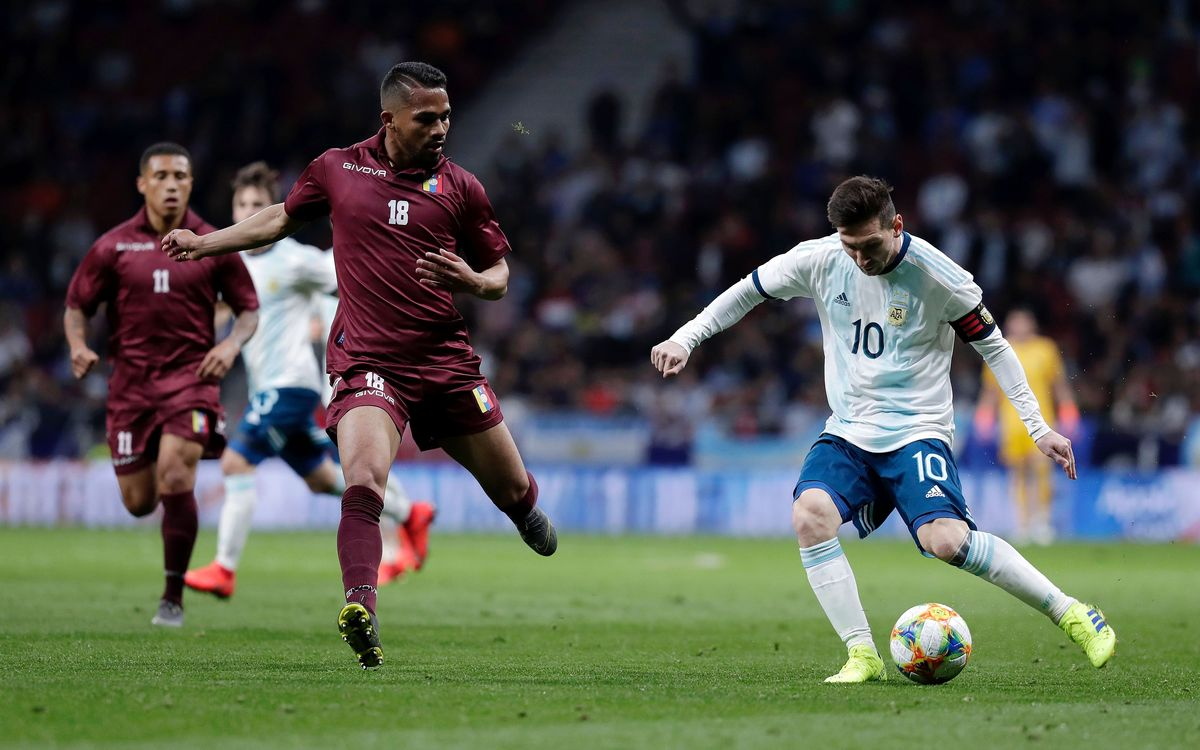
#> input picture 1.Reading the picture from the computer/Messi-jugada.jpg, 1200 x 750 px, given in place of the camera
$ python 'face- 7.py'
#> lines starting #> are read from the running program, lines starting #| are printed output that depends on the picture; after the words box and inside, x2 and y2 are one past the last pixel; in counts of white or black regions, pixels touching at a corner belong together
import cv2
import numpy as np

cap = cv2.VideoCapture(0)

while(1):
    _, frame = cap.read()
#> frame is the input picture: shape (750, 1200, 3); mean B, G, R 73, 82.4, 77.5
    hsv = cv2.cvtColor(frame, cv2.COLOR_BGR2HSV)
#> hsv: shape (750, 1200, 3); mean H, S, V 94.2, 111.4, 96.7

    lower_red = np.array([90,150,50])
    upper_red = np.array([255,255,180])

    mask = cv2.inRange(hsv, lower_red, upper_red)
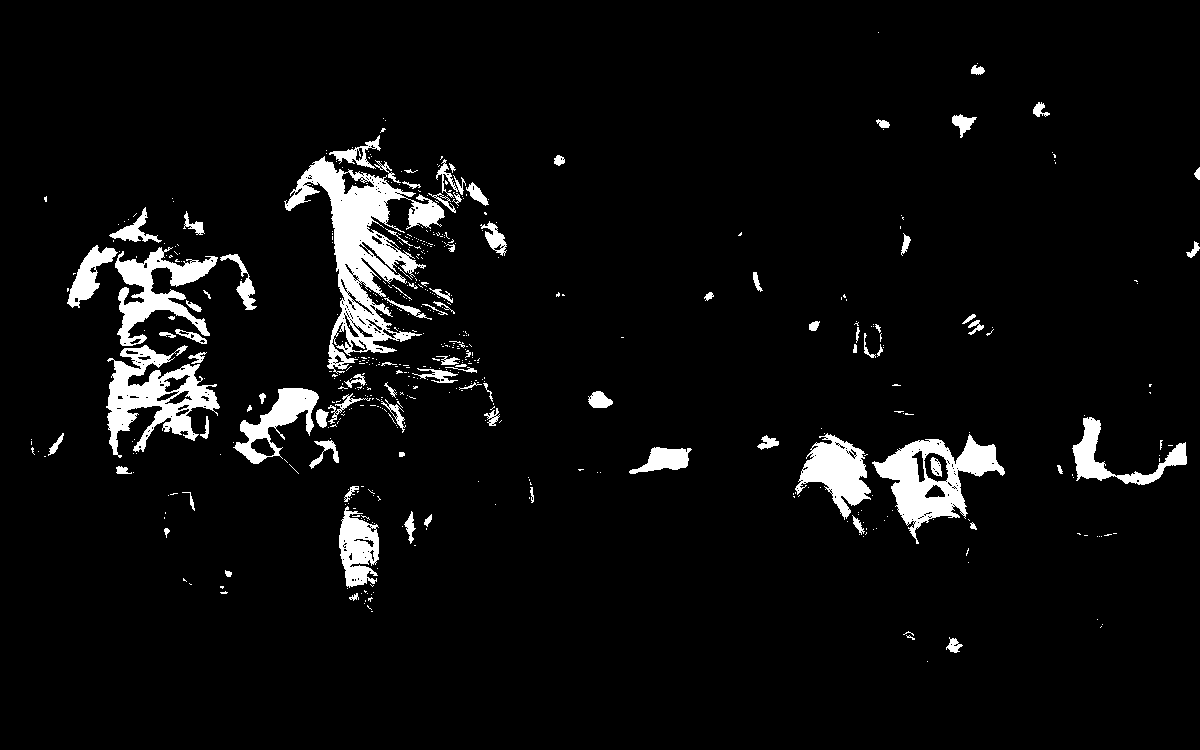
#> mask: shape (750, 1200); 5.3% white; 541 white regions (450 under 20 px), largest, box (x1, y1, x2, y2) and area: (284, 156, 445, 374) 10618, (106, 345, 220, 458) 5490, (872, 434, 1005, 544) 5440
    res = cv2.bitwise_and(frame,frame, mask= mask)
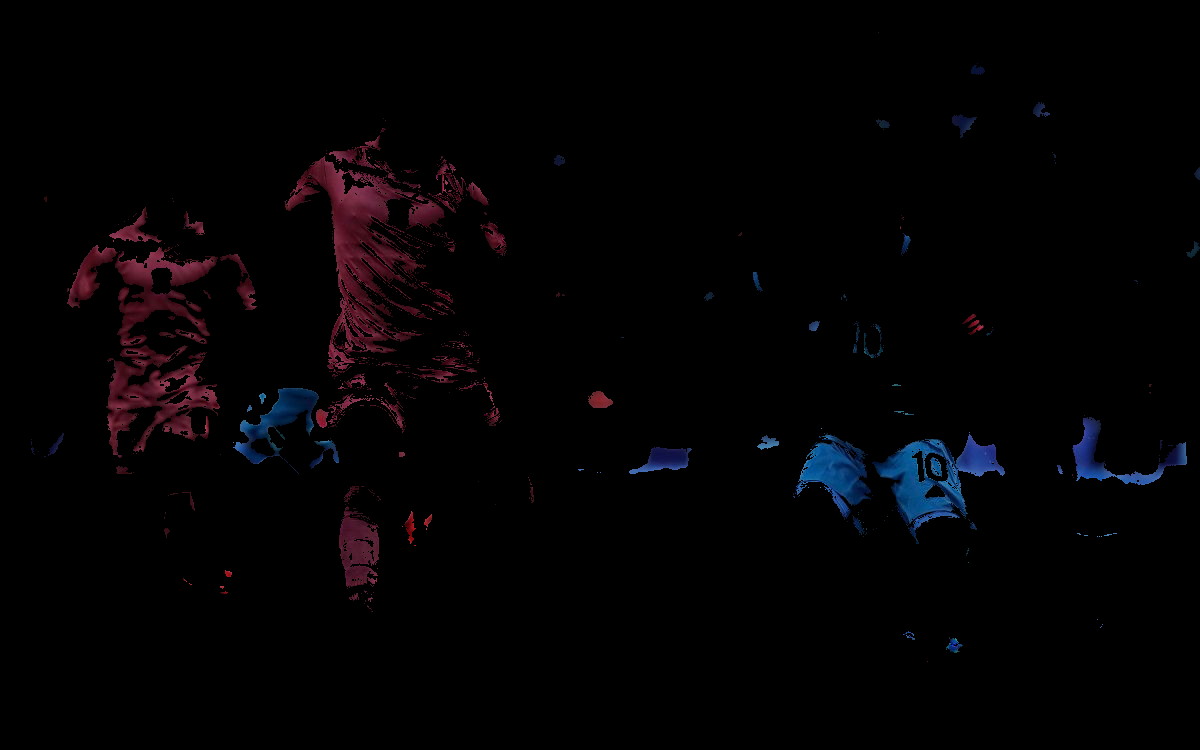
#> res: shape (750, 1200, 3); mean B, G, R 3.4, 1.9, 3.3

    median = cv2.medianBlur(res, 15)
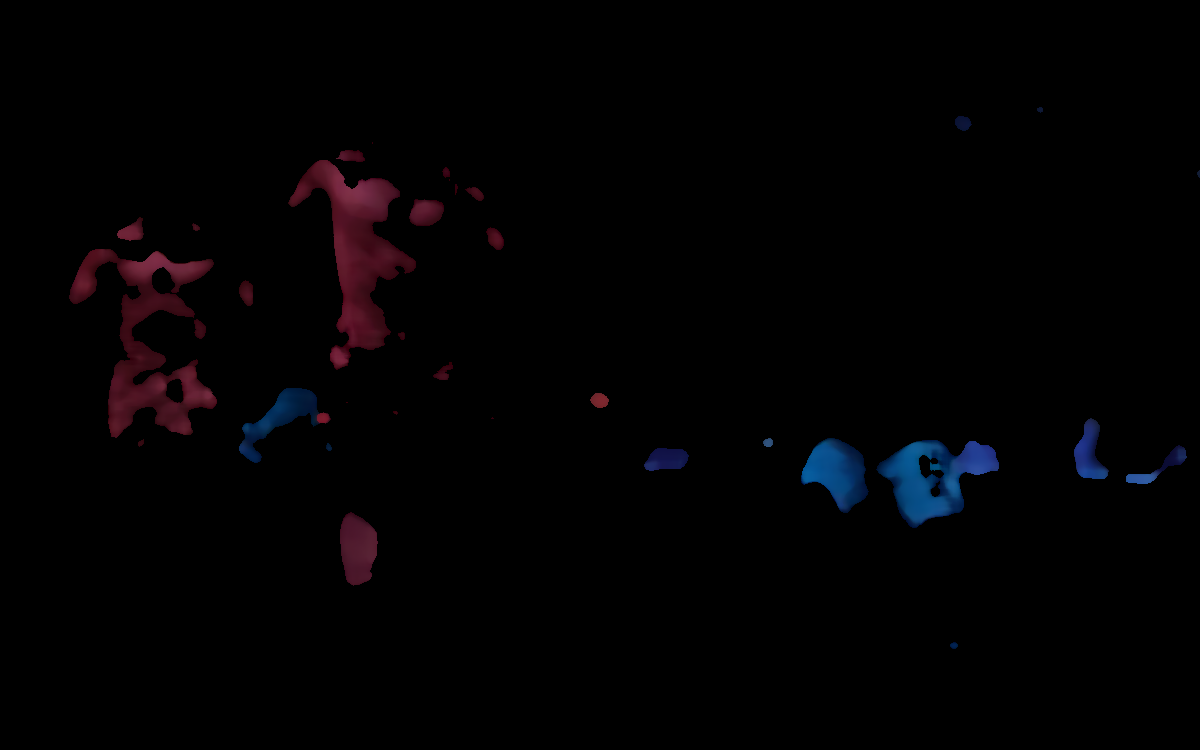
#> median: shape (750, 1200, 3); mean B, G, R 2.6, 1.4, 2.4
    bilateral = cv2.bilateralFilter(res,15,75,75)


    kernel = np.ones((5,5),np.uint8)
    opening = cv2.morphologyEx(mask, cv2.MORPH_OPEN, kernel)
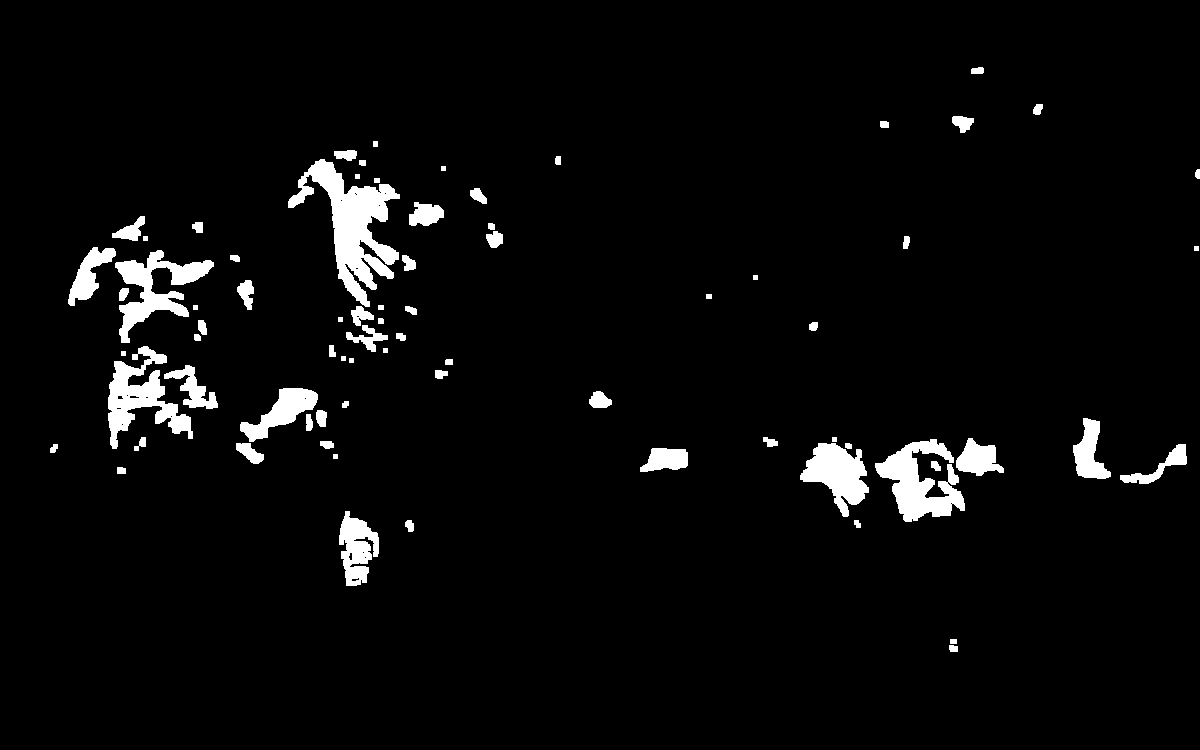
#> opening: shape (750, 1200); 3.9% white; 76 white regions, largest, box (x1, y1, x2, y2) and area: (288, 159, 400, 307) 6098, (875, 439, 965, 522) 3737, (108, 346, 193, 449) 3474
    closing = cv2.morphologyEx(mask, cv2.MORPH_CLOSE, kernel)
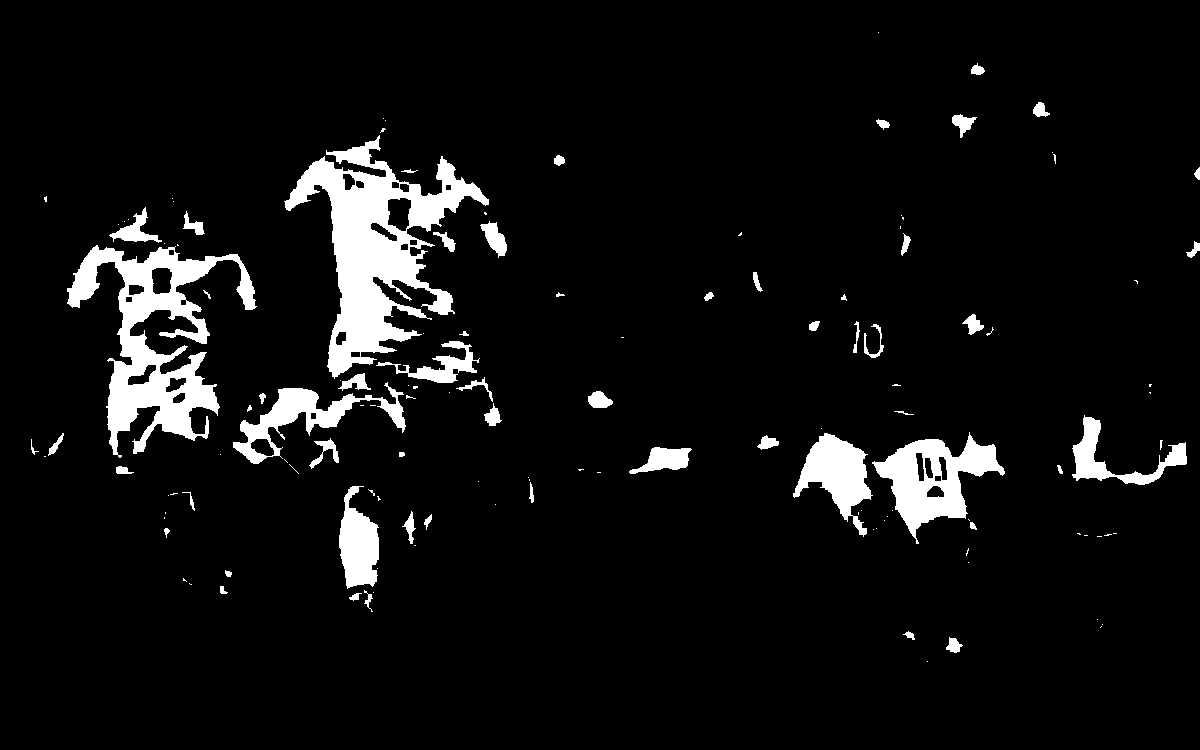
#> closing: shape (750, 1200); 6.4% white; 133 white regions (75 under 20 px), largest, box (x1, y1, x2, y2) and area: (284, 135, 489, 379) 17174, (67, 245, 257, 458) 13560, (872, 432, 1005, 544) 6007

    cv2.imshow('frame',frame)
    #cv2.imshow('mask',mask)
    cv2.imshow('res',res)
    #cv2.imshow('median',bilateral)
    cv2.imshow('opening',opening)
    cv2.imshow('closing',closing)

    k = cv2.waitKey(5) & 0xFF
#> (key Esc is pressed here)
    if k==27:
            break


cv2.destroyAllWindows()
cap.release()
